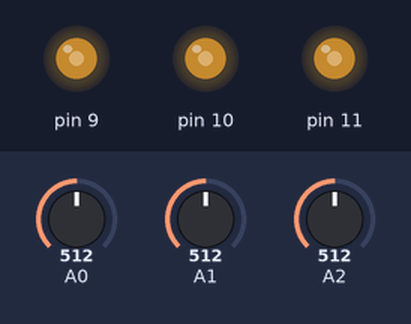
Bench run of a sketch on a simulated Arduino Uno, built with avr-gcc and run on an emulated ATmega328P. Shown: output pins drawn as LEDs (lit = HIGH). The inputs (shaded band) are chosen by the test bench; at power-on: A0 = 512, A1 = 512, A2 = 512.

Above: at 1.2 s.
1.3 s: A0 set to 716
At 1.8 s:
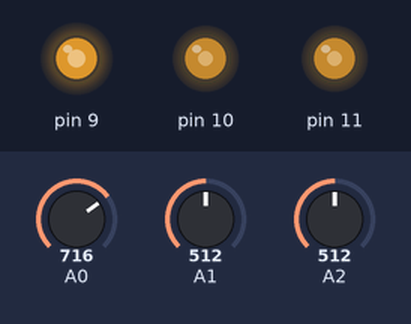
2.8 s: A1 set to 716
At 4.0 s:
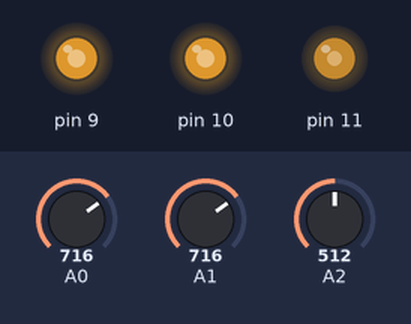
4.3 s: A2 set to 716
At 5.3 s:
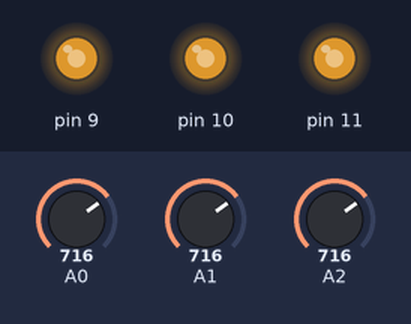
5.8 s: A0 set to 900
At 6.4 s:
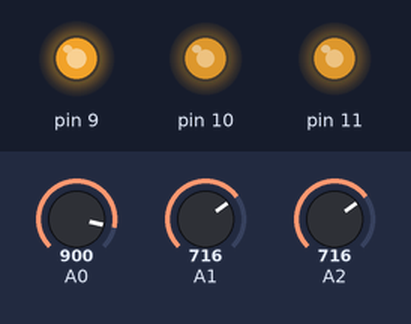
7.3 s: A1 set to 900
At 8.5 s:
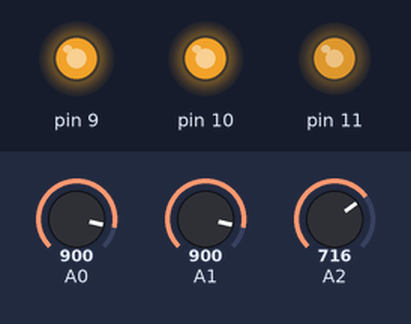
8.8 s: A2 set to 900
At 9.9 s:
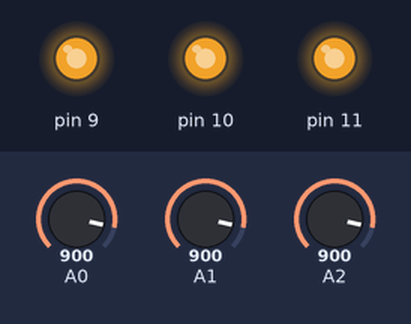
Timing chart, 0 to 11.3 s (numbered marks = the images above; inputs shaded):
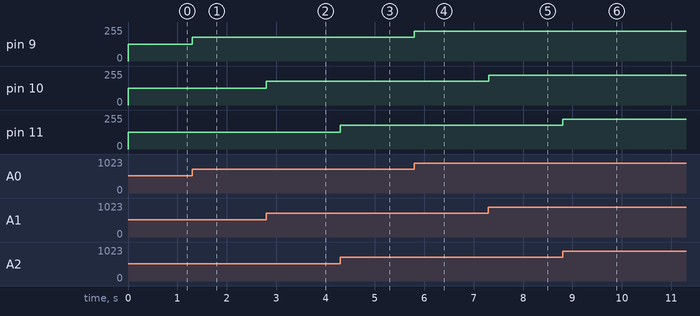

The sketch:

3_lab4_Potentiometer2.ino
```cpp
// 202037071 정지우

void setup() {
  // put your setup code here, to run once:
  pinMode(9, OUTPUT);
  pinMode(10, OUTPUT);
  pinMode(11, OUTPUT);
}

void loop() {
  // put your main code here, to run repeatedly:
  int val1 = map(analogRead(A0), 0, 1023, 0, 255);
  int val2 = map(analogRead(A1), 0, 1023, 0, 255);
  int val3 = map(analogRead(A2), 0, 1023, 0, 255);

  analogWrite(9, val1);
  analogWrite(10, val2);
  analogWrite(11, val3);

}
```

Measured:
- after the input at 1.3 s, pin 9: 127/255 → 178/255 at once
- after the input at 2.8 s, pin 10: 127/255 → 178/255 at once
- after the input at 4.3 s, pin 11: 127/255 → 178/255 at once
- after the input at 5.8 s, pin 9: 178/255 → 224/255 at once
- after the input at 7.3 s, pin 10: 178/255 → 224/255 at once
- after the input at 8.8 s, pin 11: 178/255 → 224/255 at once
